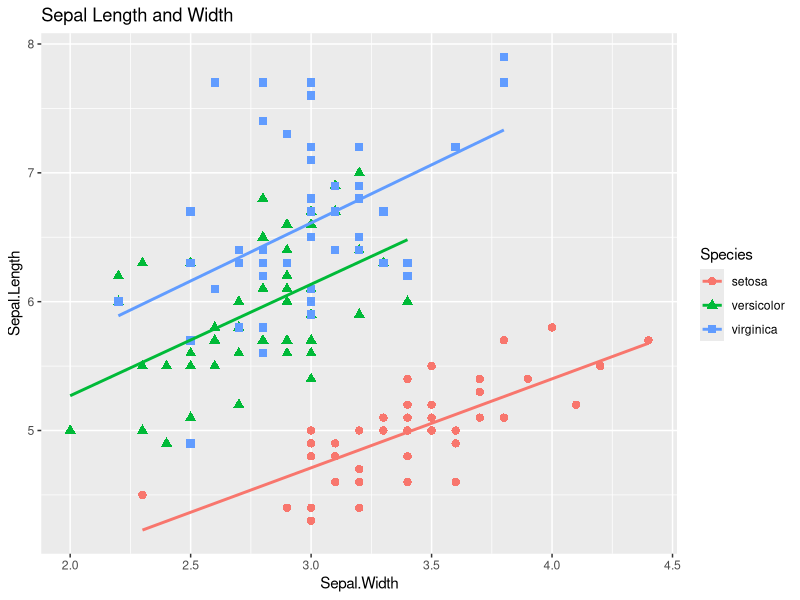
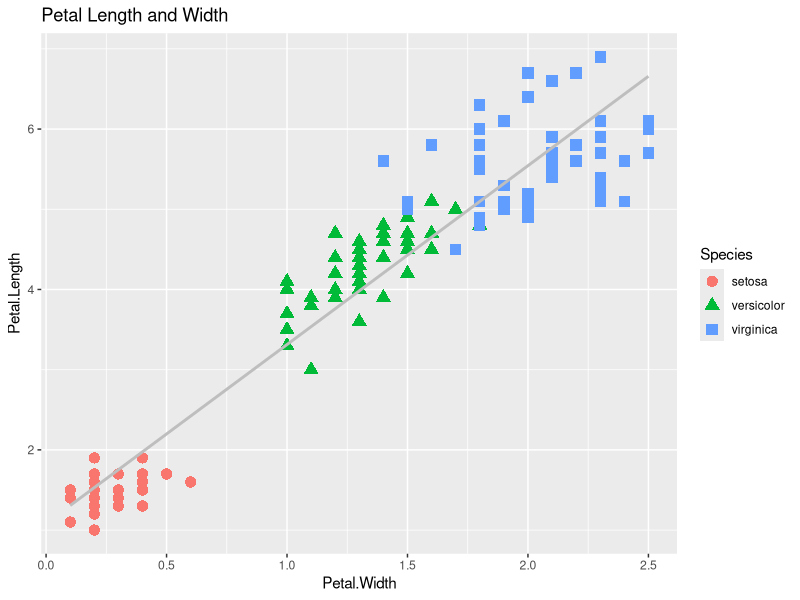
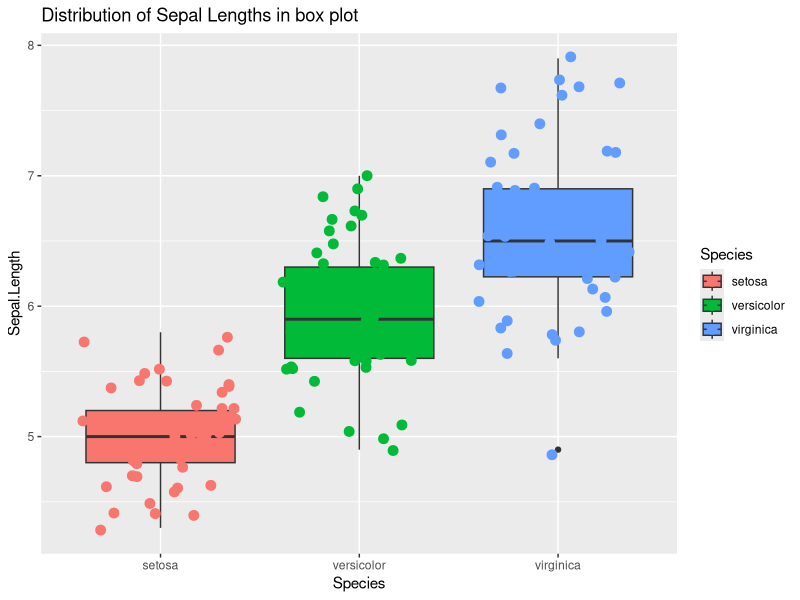
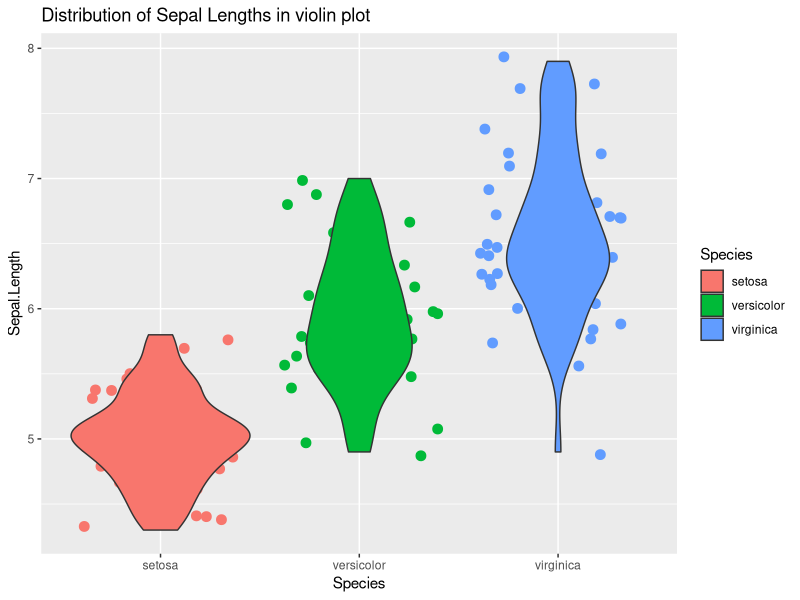
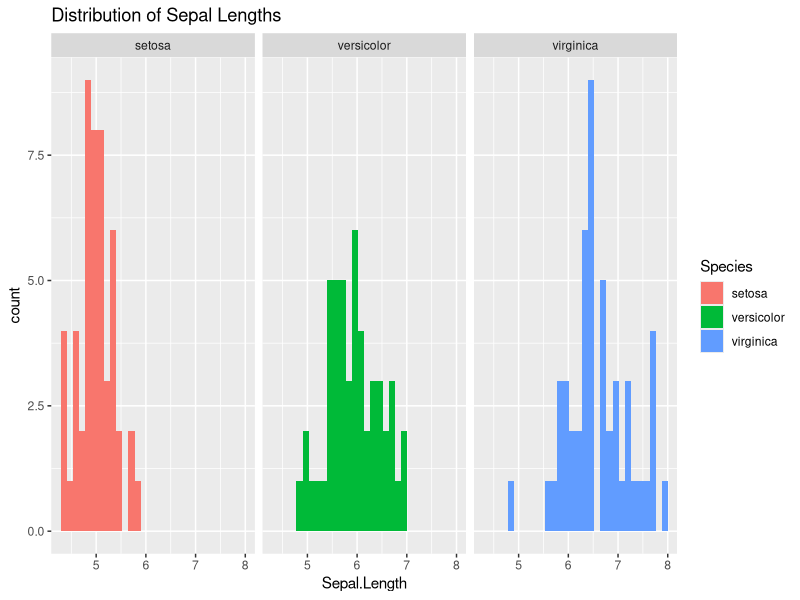

Write the R code that produced these figures, in order.
## ---- chunk 1
attach(iris)
library(ggplot2)
## ---- chunk 2

ggplot(data=iris,aes(x=Sepal.Width,y=Sepal.Length,colour=Species))+ geom_point(aes(shape=Species),size=2.5) + ggtitle("Sepal Length and Width")+stat_smooth(method="lm",formula=y~x,se=FALSE)

## ---- chunk 3

ggplot(data=iris,aes(x=Petal.Width,y=Petal.Length))+ geom_point(aes(color=Species,shape=Species),size=3.5) + ggtitle("Petal Length and Width")+stat_smooth(method="lm",formula=y~x,se=FALSE,color="grey",size=1)
                                                                                                                                                  
## ---- chunk 4
ggplot(data=iris,aes(x=Species,y=Sepal.Length)) + geom_boxplot(aes(fill=Species))+geom_jitter(aes(colour=Species),size=3)+ggtitle("Distribution of Sepal Lengths in box plot")

ggplot(data=iris,aes(x=Species,y=Sepal.Length)) +geom_jitter(aes(colour=Species),size=3)+geom_violin(aes(fill=Species))+ggtitle("Distribution of Sepal Lengths in violin plot")

## ---- chunk 5
p<-ggplot(data=iris,aes(x=Sepal.Length)) + geom_histogram(aes(fill=Species))+facet_wrap(~Species) + ggtitle("Distribution of Sepal Lengths")
suppressMessages(print(p))
